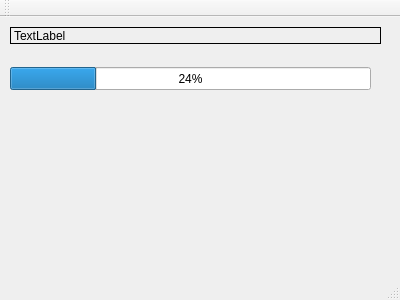
<?xml version="1.0" encoding="UTF-8"?>
<ui version="4.0">
 <class>MainWindow</class>
 <widget class="QMainWindow" name="MainWindow">
  <property name="geometry">
   <rect>
    <x>0</x>
    <y>0</y>
    <width>400</width>
    <height>300</height>
   </rect>
  </property>
  <property name="windowTitle">
   <string>MainWindow</string>
  </property>
  <widget class="QWidget" name="centralWidget">
   <widget class="QLabel" name="label">
    <property name="geometry">
     <rect>
      <x>10</x>
      <y>10</y>
      <width>371</width>
      <height>17</height>
     </rect>
    </property>
    <property name="frameShape">
     <enum>QFrame::Box</enum>
    </property>
    <property name="text">
     <string>TextLabel</string>
    </property>
   </widget>
   <widget class="QProgressBar" name="progressBar">
    <property name="geometry">
     <rect>
      <x>10</x>
      <y>50</y>
      <width>361</width>
      <height>23</height>
     </rect>
    </property>
    <property name="value">
     <number>24</number>
    </property>
   </widget>
  </widget>
  <widget class="QMenuBar" name="menuBar">
   <property name="geometry">
    <rect>
     <x>0</x>
     <y>0</y>
     <width>400</width>
     <height>22</height>
    </rect>
   </property>
  </widget>
  <widget class="QToolBar" name="mainToolBar">
   <attribute name="toolBarArea">
    <enum>TopToolBarArea</enum>
   </attribute>
   <attribute name="toolBarBreak">
    <bool>false</bool>
   </attribute>
  </widget>
  <widget class="QStatusBar" name="statusBar"/>
 </widget>
 <layoutdefault spacing="6" margin="11"/>
 <resources/>
 <connections/>
</ui>
